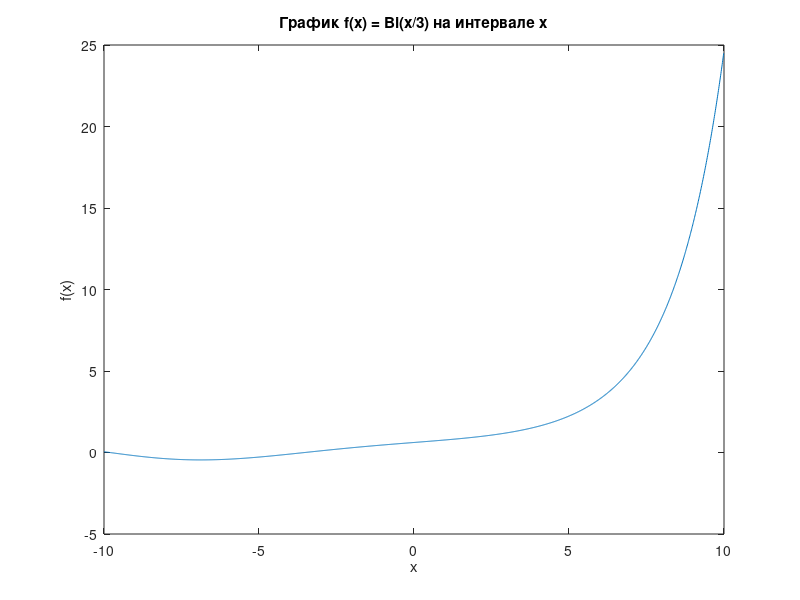
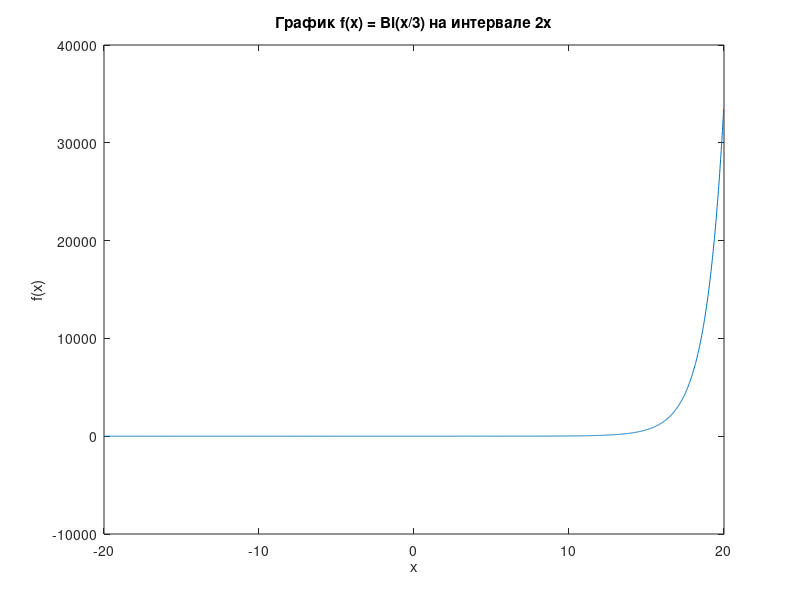
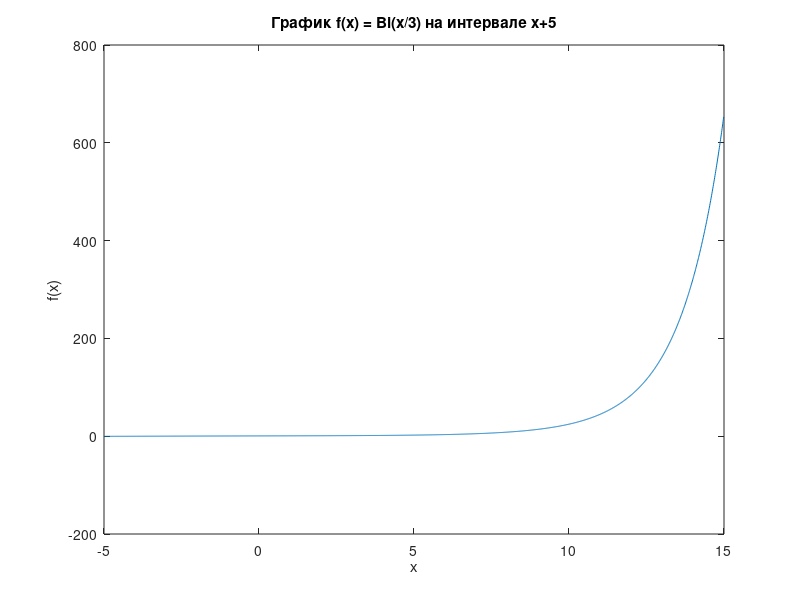
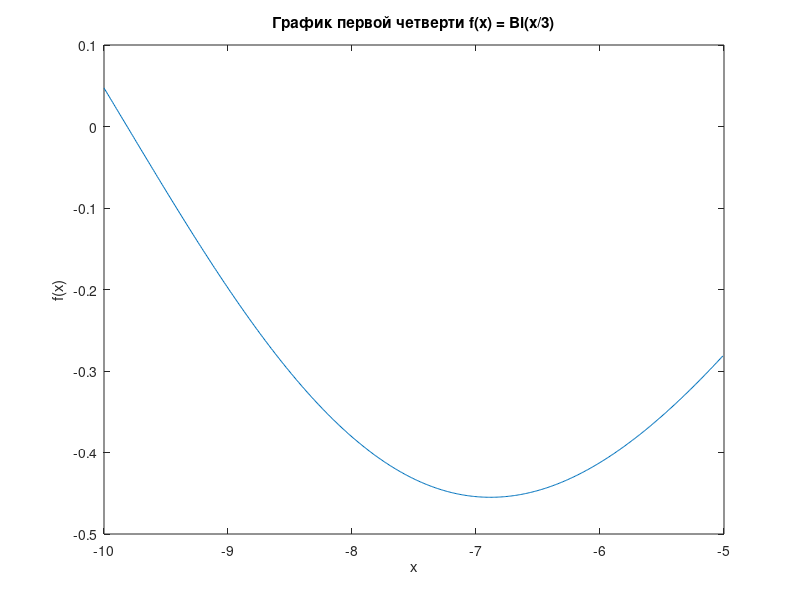

Write MATLAB code to recreate these figures, in order.
n = 2000;
a = -10;
b = 10;
step = (b-a)/n;
x = a:step:(b-step/2);
size(x);

xx = 2 * x;
xxx = x + 5;
f = airy(2,x/3);
ff = airy(2,xx/3);
fff = airy(2,xxx/3);
figure(1);
plot(x, f);
title("График f(x) = Bi(x/3) на интервале х");
xlabel("x");
ylabel("f(x)");
figure(2);
plot(xx, ff);
title("График f(x) = Bi(x/3) на интервале 2х");
xlabel("x");
ylabel("f(x)");
figure(3);
plot(xxx, fff);
title("График f(x) = Bi(x/3) на интервале х+5");
xlabel("x");
ylabel("f(x)");

x1 = x(1:end/4);
f1 = airy(2,x1/3);
figure(4);
plot(x1, f1);
title("График первой четверти f(x) = Bi(x/3)");
xlabel("x");
ylabel("f(x)");

x2 = x(1+end/4:3*end/4);
f2 = airy(2,x2/3);
figure(5);
plot(x2, f2);
title("Половина графика f(x) = Bi(x/3)");
xlabel("x");
ylabel("f(x)");

domain = x > 0 & x < 7;
figure(6);
plot(x(domain), f(domain));
title("График на интервале (0,7) f(x) = Bi(x/3)");
xlabel("x");
ylabel("f(x)");

g = besselj(2, x);
g2 = besselj(2, x2);
F = f + g;
G = f .* g;
figure(7);
plot(x, f,"-;f(x);", x, g, "-.;g(x);", x(1:30:end), F(1:30:end), "p;f(x)+g(x);", "markersize", 2, x(1:30:end), G(1:30:end), "x-.;f(x)g(x);", "markersize", 2);
title("Много графиков");
xlabel("x");
ylabel("f(x)");

Ref = real(f);
figure(8);
plot(x, Ref);
title("График Ref(x)");
xlabel("x");
ylabel("f(x)");
Imf = imag(f);
figure(9);
plot(x, Imf);
title("График Imf(x)");
xlabel("x");
ylabel("f(x)");
Af = abs(f);
figure(10);
plot(x, Af);
title("График амплитуды f(x)");
xlabel("x");
ylabel("|f(x)|");
Ff = arg(f);
figure(11);
plot(x, Ff);
title("График фазы f(x)");
xlabel("x");
ylabel("arg(f(x))");

h = f.* exp(i*x);
Reh = real(h);
figure(12);
plot(x, Reh);
title("График Reh(x)");
xlabel("x");
ylabel("h(x)");
Imh = imag(h);
figure(13);
plot(x, Imh);
title("График Imh(x)");
xlabel("x");
ylabel("h(x)");
Ah = abs(h);
figure(14);
plot(x, Ah);
title("График |h(x)|");
xlabel("x");
ylabel("|h(x|)");
Fh = arg(h);
figure(15);
plot(x, Fh);
title("Фаза h(x)");
xlabel("x");
ylabel("arg(h(x))");

Fm1 = f.' * g;
Fm2 = f.' * g2;
FM1 = sqrt(Fm1 .* conj(Fm1));
FM2 = sqrt(Fm2 .* conj(Fm2));
figure(16);
imagesc(FM1), colormap gray, colorbar;
title("F(x,y)");
figure(17);
imagesc(FM2), colormap gray, colorbar;
title("F(x,y) половина");

figure(18);
y = x;
[X, Y] = meshgrid(x, y);
Gm = f .* Y + g .* X;
Gmcompl = conj(Gm);
GM = sqrt(Gmcompl .* Gm);
imagesc(GM), colormap gray, colorbar;
title("G(x)");

R = sqrt(X .^ 2 + Y .^2);
Phi = atan2(Y, X);
fr = airy(2, R/3);

H = fr .* exp(1i * 5 * Phi);
figure(19);
ReH = real(H);
imagesc(ReH), colormap gray, colorbar;
title("ReH(x)");
ImH = imag(H);
figure(20);
imagesc(ImH), colormap gray, colorbar;
title("ImH(x)");
absH = abs(H);
figure(21);
imagesc(absH), colormap gray, colorbar;
title("|H(x)|");
argH = arg(H);
figure(22);
imagesc(argH), colormap gray, colorbar;
title("arg(H(x))");

HH = H(end/2, :);
figure(23);
ReHH = real(HH);
plot(HH, ReHH);
title("ReH(x)");
xlabel("x");
ylabel("H(x)");
ImHH = imag(HH);
figure(24);
plot(HH, ImHH);
title("ImH(x)");
xlabel("x");
ylabel("ImH(x)");
absHH = abs(HH);
figure(25);
plot(HH, absHH);
title("|H(x)|");
xlabel("x");
ylabel("H(x)");
argHH = arg(HH);
figure(26);
plot(HH, argHH);
title("argH(x)");
xlabel("x");
ylabel("H(x)");
